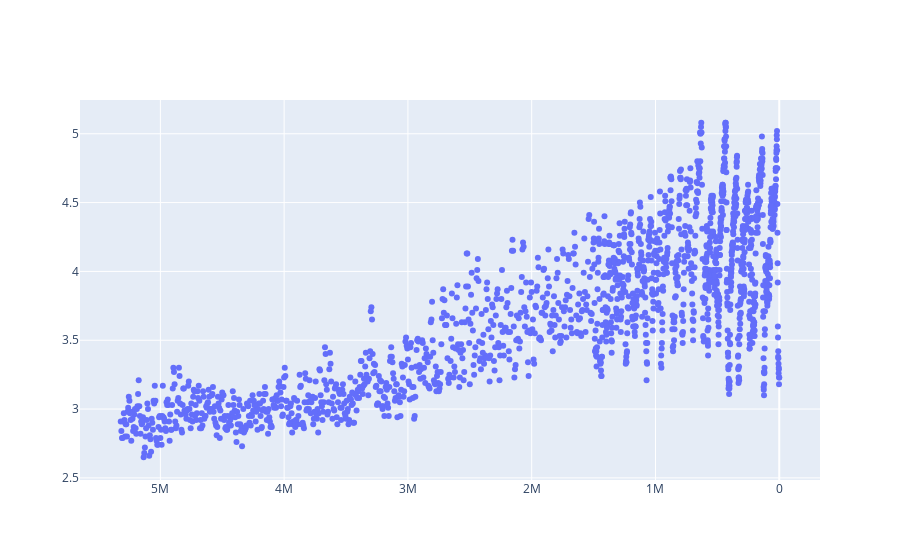

This figure's notebook cell:
### Code cell
import plotly.graph_objects as go
fig = go.Figure(data=go.Scatter(x=benthic2005d18O['Time_(ka)']*1000, y=benthic2005d18O['Benthic_d18O_(per_mil)'], mode='markers'))
fig['layout']['xaxis']['autorange'] = "reversed"
fig.show()

### Figure 1 — Plotly figure (JSON) as saved in the notebook; plotly's stock layout.template omitted (floating-point values rounded to 4 significant figures; data arrays with more than 128 entries replaced by an {"elided": "..."} marker saying what was removed)
{"data": [{"mode": "markers", "type": "scatter", "x": {"elided": "1815 int values"}, "y": {"elided": "1815 float values"}}], "layout": {"autosize": true, "xaxis": {"autorange": true, "range": [5662000.0, -342100.0], "type": "linear"}, "yaxis": {"autorange": true, "range": [2.449, 5.281], "type": "linear"}}}
